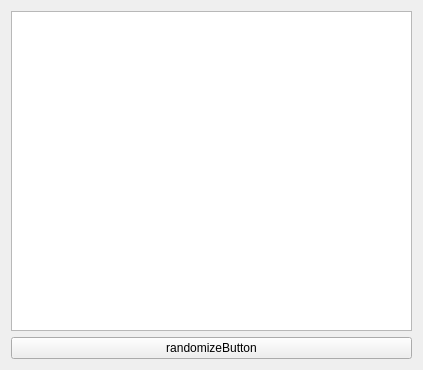
<?xml version="1.0" encoding="UTF-8"?>
<ui version="4.0">
 <class>t</class>
 <widget class="QWidget" name="t">
  <property name="geometry">
   <rect>
    <x>0</x>
    <y>0</y>
    <width>423</width>
    <height>370</height>
   </rect>
  </property>
  <property name="windowTitle">
   <string>Form</string>
  </property>
  <layout class="QGridLayout" name="gridLayout">
   <item row="0" column="0">
    <widget class="QTableWidget" name="tableWidget"/>
   </item>
   <item row="1" column="0">
    <widget class="QPushButton" name="randomizeButton">
     <property name="text">
      <string>randomizeButton</string>
     </property>
    </widget>
   </item>
  </layout>
 </widget>
 <resources/>
 <connections/>
</ui>
